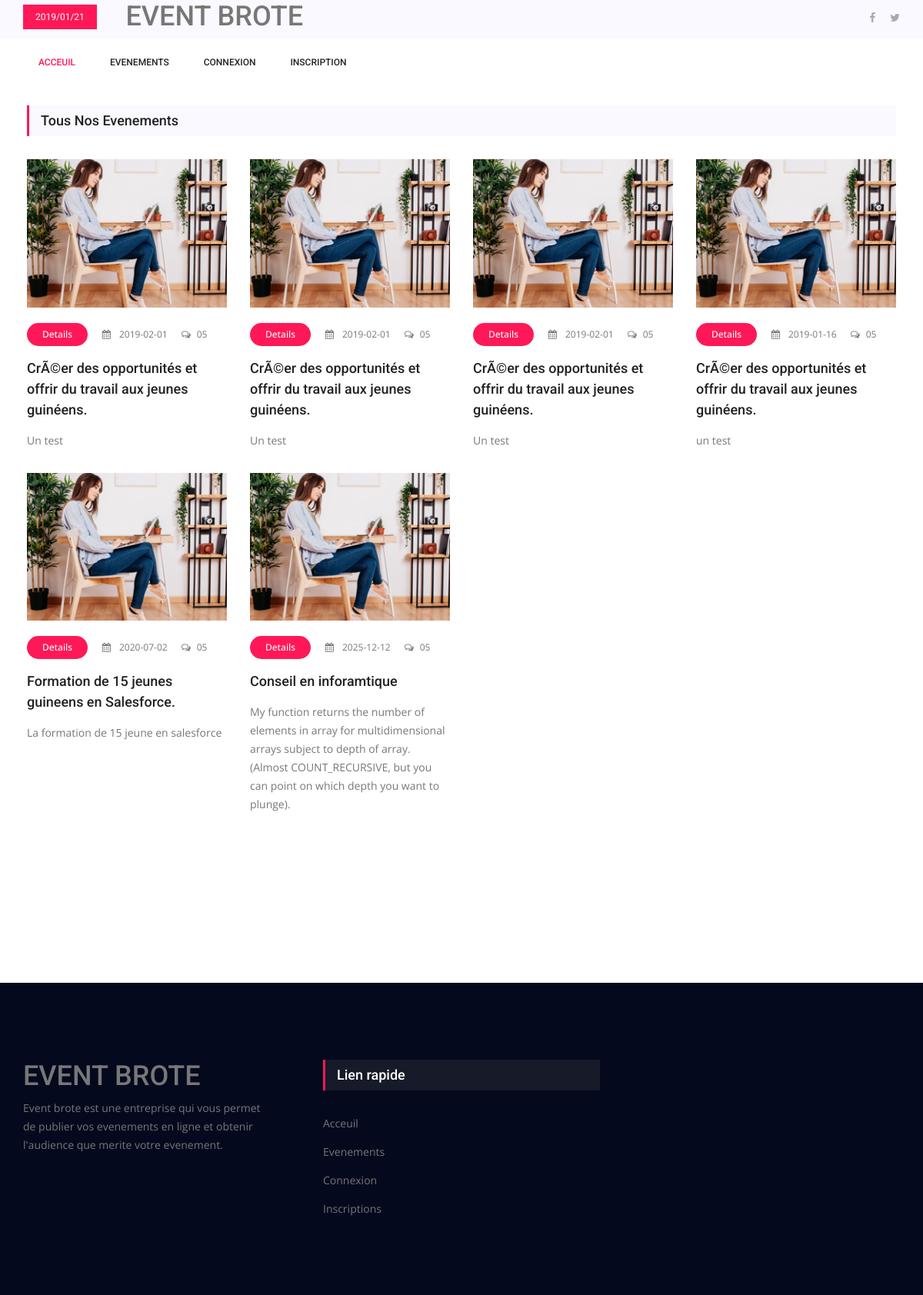
Screenshot of /events.php with the database file from the repository.
### tables this page shows
CREATE TABLE `event` (
  `id` int(11) NOT NULL,
  `id_users` int(11) NOT NULL,
  `title` varchar(255) NOT NULL,
  `contenu` text NOT NULL,
  `date_event` date NOT NULL,
  `created_at` datetime NOT NULL,
  `adresse_event` varchar(255) NOT NULL
);

### events.php (called while the page is built)
<?php
include_once('config/database.php');
$query = $db->query("SELECT * FROM event");
$data = $query->fetchALL(PDO::FETCH_OBJ);
include_once('template/events.view.php');

### template/events.view.php (the view)
<?php  include_once("template/_partials/_header.php") ?>
        <section style="padding: 20px; margin-bottom:80px;margin-top: 117px;">
            <div class="container margin-top: 117px;">
                <div class="row">
                    <section class="choice_area p_120" style="padding-top:0;">
                        <div class="container">
                            <div class="main_title2">
                                <h2>Tous Nos Evenements</h2>
                            </div>
                            <div class="row choice_inner">
                                <?php foreach($data as $dt): ?>
                                    <div class="col-lg-3 col-md-6">
                                        <div class="choice_item">
                                            <img class="img-fluid" src="img/blog/choice/choice-1.jpg" alt="">
                                            <div class="choice_text">
                                                <div class="date">
                                                    <a class="gad_btn" href="event.php?id=<?= $dt->id ?>/detail">Details</a>
                                                    <a href="#"><i class="fa fa-calendar" aria-hidden="true"></i>
                                                        <?= $dt->date_event ?>
                                                    </a>
                                                    <a href="#"><i class="fa fa-comments-o" aria-hidden="true"></i>05</a>
                                                </div>
                                                <a href="event.php?id=<?= $dt->id ?>/detail"><h4> <?= $dt->title ?></h4></a>
                                                <p><?= $dt->contenu ?></p>
                                            </div>
                                        </div>
                                    </div>
                                <?php endforeach; ?>
                            </div>
                        </div>
                    </section>
                </div>
            </div>
        </section>
<?php  include_once("template/_partials/_footer.php") ?>

### static/css/style.css (style rules this page uses)
a { text-decoration: none; -webkit-transition: all 0.3s ease-in-out; -o-transition: all 0.3s ease-in-out; transition: all 0.3s ease-in-out; }
body { line-height: 24px; font-size: 14px; font-family: "Open Sans", sans-serif; font-weight: normal; color: #777777; }
h1, h2, h3, h4, h5, h6 { font-family: "Roboto", sans-serif; font-weight: 500; }
.p_120 { padding-top: 120px; padding-bottom: 120px; }
@media (min-width: 1200px) { .container { max-width: 1170px; } }
.main_title2 { background: #f9f9ff; border-left: 3px solid #ff1857; margin-bottom: 30px; }
.main_title2 h2 { color: #222222; font-size: 18px; font-family: "Roboto", sans-serif; font-weight: 500; line-height: 40px; padding-left: 15px; margin-bottom: 0px; }
.header_area + section, .header_area + div { margin-top: 175px; }
h2 { font-size: 30px; }
h4 { font-size: 18px; }
.gad_btn { background: #ff1857; color: #fff; display: inline-block; padding: 0px 20px; line-height: 30px; border-radius: 15px; font-size: 12px; font-weight: 500; font-family: "Roboto", sans-serif; }
.choice_inner { margin-bottom: -30px; }
.choice_item { margin-bottom: 30px; }
.choice_item .choice_text { margin-top: 20px; }
.choice_item .choice_text h4 { font-size: 18px; line-height: 27px; color: #222222; font-family: "Roboto", sans-serif; font-weight: 500; margin-bottom: 15px; -webkit-transition: all 300ms linear 0s; -o-transition: all 300ms linear 0s; transition: all 300ms linear 0s; }
.choice_item .choice_text p { margin-bottom: 0px; }
.choice_text { margin-top: 20px; }
.choice_text h4 { font-size: 18px; line-height: 27px; color: #222222; font-family: "Roboto", sans-serif; font-weight: 500; margin-bottom: 15px; -webkit-transition: all 300ms linear 0s; -o-transition: all 300ms linear 0s; transition: all 300ms linear 0s; }
.choice_text p { margin-bottom: 0px; }
.date { margin-bottom: 15px; }
.date .gad_btn { color: #fff; }
.date a { color: #777777; font-size: 12px; font-family: "Open Sans", sans-serif; margin-right: 15px; }
.date a i { padding-right: 8px; }
.date a:last-child { margin-right: 0px; }

### rows the page displays
event: date_event "2019-02-01", title "CrÃ©er des opportunités et offrir du travail aux jeunes guinéens.", contenu "Un test"
event: date_event "2019-02-01", title "CrÃ©er des opportunités et offrir du travail aux jeunes guinéens.", contenu "Un test"
event: date_event "2019-02-01", title "CrÃ©er des opportunités et offrir du travail aux jeunes guinéens.", contenu "Un test"
event: date_event "2019-01-16", title "CrÃ©er des opportunités et offrir du travail aux jeunes guinéens.", contenu "un test"
event: date_event "2020-07-02", title "Formation de 15 jeunes guineens en Salesforce.", contenu "La formation de 15 jeune en salesforce"
event: date_event "2025-12-12", title "Conseil en inforamtique", contenu "My function returns the number of elements in array for multidimensional arrays subject to depth of array. (Almost COUNT_RECURSIVE, but you can point on which depth you want to plunge)."
